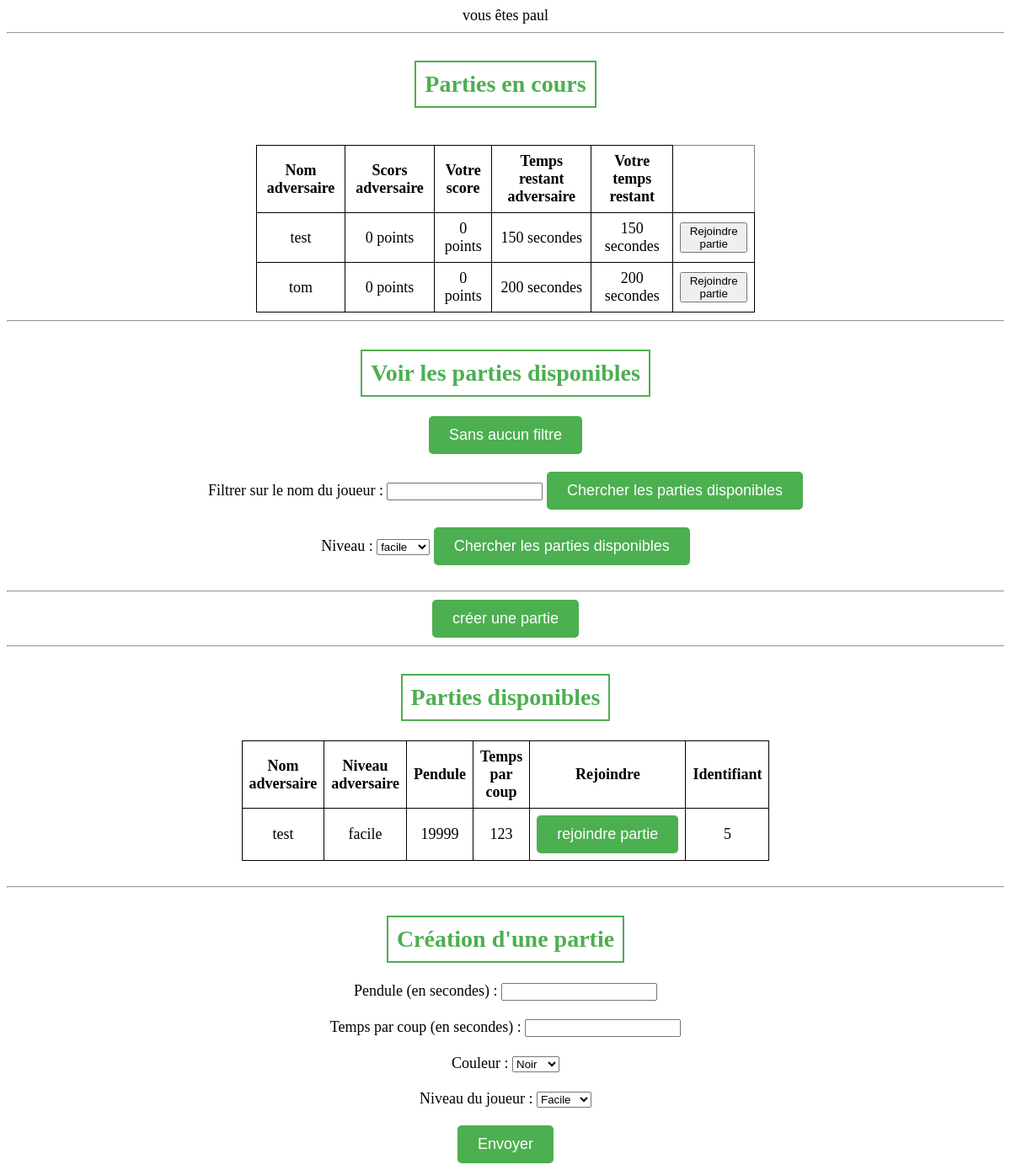
The app's page /main.php (signed in) with its own data.
### tables this page shows
CREATE TABLE `partie` (
  `id_partie` int(11) NOT NULL,
  `joueur_1` int(11) DEFAULT NULL,
  `joueur_2` int(11) DEFAULT NULL,
  `statut` varchar(32) DEFAULT 'En attente',
  `pendule_j1` int(11) DEFAULT NULL,
  `pendule_j2` int(11) DEFAULT NULL,
  `temps_coup` int(11) DEFAULT NULL,
  `niveau` varchar(32) DEFAULT NULL,
  `point_1` int(11) DEFAULT NULL,
  `point_2` int(11) DEFAULT NULL,
  `id_vainqueur` int(11) DEFAULT NULL,
  `joueur_dont_c_est_le_tour` int(11) DEFAULT NULL,
  `etat_echiquier` text DEFAULT NULL,
  `propose_null` int(11) DEFAULT NULL
);

CREATE TABLE `clients` (
  `id_client` int(11) NOT NULL,
  `nom` varchar(100) DEFAULT NULL,
  `email` varchar(200) DEFAULT NULL,
  `mdp` varchar(30) DEFAULT NULL,
  `elo` int(11) DEFAULT NULL
);

### main.php (the view, shortened to what this page needs)
<!DOCTYPE html>
<html lang="fr">
<head>
    <link rel="stylesheet" href="style_main_php.css">
</head>
<body>
    <?php
    $id_client = $_SESSION['id_client'];
    $email = $_SESSION['email'];
    echo "vous êtes " . $email . "<br><hr>";
    $conn = new PDO("mysql:host=localhost;dbname=jeu_echec;charset=utf8", "root", "");
    $sql = "SELECT joueur_1, joueur_2, point_1, point_2, pendule_j1, pendule_j2, id_partie FROM Partie WHERE (joueur_1 = $id_client OR joueur_2 = $id_client) AND statut = 'en cours'";
    $result = $conn->query($sql);
    echo '<h2 id="parties_en_cours">Parties en cours</h2><br><br>';
    echo '<table border="1">';
    echo '<tr><th>Nom adversaire</th><th>Scors adversaire</th><th>Votre score</th><th>Temps restant adversaire</th><th>Votre temps restant</th></tr>';
    while ($row = $result->fetch())
    {
        echo '<tr>';
        $adversaire = -1;
        $score_adversaire = -1;
        $score_joueur = -1;
        $penduls_adversaire = -1;
        $pendule_joueur = -1;
        $id_partie = $row['id_partie'];
        if($id_client == $row['joueur_1'])
        {
            $adversaire = $row['joueur_2'];
            $score_adversaire = $row['point_2'];
            $score_joueur = $row['point_1'];
            $penduls_adversaire = $row['pendule_j2'];
            $pendule_joueur = $row['pendule_j1'];
        }
        else
        {
            $adversaire = $row['joueur_1'];
            $score_adversaire = $row['point_1'];
            $score_joueur = $row['point_2'];
            $penduls_adversaire = $row['pendule_j1'];
            $pendule_joueur = $row['pendule_j2'];
        }
        $sql = "SELECT nom FROM Clients WHERE id_client = '$adversaire'";
        $nom_adversaire = $conn->query($sql)->fetch()['nom'];;
        echo '<td>' . $nom_adversaire . '</td>';
        echo '<td>' . $score_adversaire . "  points" . '</td>';
        echo '<td>' . $score_joueur . "  points" . '</td>';
        echo '<td>' . $penduls_adversaire . "  secondes" . '</td>';
        echo '<td>' . $pendule_joueur . "  secondes" . '</td>';
        echo '<td><a href="jouer_partie.php?id_partie=' . $id_partie . '&id_client=' . $id_client . '"><button>Rejoindre partie</button></a></td>';
        echo '</tr>';
    }
    echo '</table>';
    echo "<hr>";
    echo "<h2> Voir les parties disponibles</h2>";
    $sql = "
    SELECT partie.id_partie, clients.nom, partie.niveau, partie.pendule_j1, partie.temps_coup
    FROM partie INNER JOIN clients
    ON (clients.id_client = partie.joueur_1 OR clients.id_client = partie.joueur_2)
    WHERE statut = 'En attente' AND clients.id_client <> '$id_client'";
    $parties_disponibles = $conn->query($sql);
    echo '
    <form method="post">
        <input type="submit" name = "afficher_parties_seulement" value="Sans aucun filtre"><br><br>
    </form>';
    echo
    '<form method="post">
        <label for="nom_joueur">Filtrer sur le nom du joueur :</label>
        <input type="text" id="nom_joueur" name="nom_joueur" required>
        <input type="submit" name="afficher_parties_nom_adversaire" value="Chercher les parties disponibles"><br><br>
    </form>';
    echo
    '<form method="post">
    <label for="niveau">Niveau :</label>
    <select id="niveau" name="niveau">
        <option value="facile">facile</option>
        <option value="moyen">moyen</option>
        <option value="difficile">difficile</option>
    </select>
        <input type="submit" name="afficher_parties_niveau_adversaire" value="Chercher les parties disponibles"><br><br>
    </form>';
    echo '<hr>';
    echo
    '<form method="post">
        <input type="submit" name="creer_partie" value="créer une partie">
    </form>';
    echo '<hr>';
    echo '<h2 id = "parties_disponibles">Parties disponibles</h2>';
    echo '<table>';
    echo '
    <tr>
        <th>Nom adversaire</th>
        <th>Niveau adversaire</th>
        <th>Pendule</th>
        <th>Temps par coup</th>
        <th>Rejoindre</th>
        <th>Identifiant</th>
    </tr>';
    while ($row = $parties_disponibles->fetch())
    {
        echo '<tr>';
        echo '<td>' . $row['nom'] . '</td>';
        echo '<td>' . $row['niveau'] . '</td>';
        echo '<td>' . $row['pendule_j1'] . '</td>';
        echo '<td>' . $row['temps_coup'] . '</td>';
        echo
            '<td>' .
                '<form method="post">' .
                    '<input type="hidden" name="partie_id" value="' . $row['id_partie'] . '">' .
                    '<input type="submit" name="rejoindre_partie" value="rejoindre partie">' .
                '</form>' .
            '</td>';
        echo '<td>' . $row['id_partie'] . '</td>';
        echo '</tr>';
    }
    echo '</table> <br>';
    echo "<hr>";
    echo '<h2 id="creer_partie">Création d\'une partie</h2>';
    echo '
    <form action="creation_partie.php" method="post">
        <label for="pendule">Pendule (en secondes) :</label>
        <input type="number" id="pendule" name="pendule" required><br><br>
        <label for="temps_par_coup">Temps par coup (en secondes) :</label>
        <input type="number" id="temps_par_coup" name="temps_par_coup" required><br><br>
        <label for="couleur">Couleur :</label>
        <select id="couleur" name="couleur">
            <option value="noir">Noir</option>
            <option value="blanc">Blanc</option>
        </select><br><br>
        <label for="niveau">Niveau du joueur :</label>
        <select id="niveau" name="niveau" required>
            <option value="facile">Facile</option>
            <option value="moyen">Moyen</option>
            <option value="difficile">Difficile</option>
        </select><br><br>
        <input type="submit" value="Envoyer">
    </form>';
    ?>
</body>
</html>

### style_main_php.css (style rules this page uses)
body { text-align: center; font-size: 18px; }
table { border-collapse: collapse; margin: auto; width: 50%; }
th, td { border: 1px solid black; padding: 8px; }
input[type="submit"] { background-color: #4CAF50; color: white; padding: 12px 24px; border: none; cursor: pointer; border-radius: 5px; font-size: 18px; }
h2 { font-size: 28px; color: #4CAF50; border: 2px solid #4CAF50; padding: 10px; display: inline-block; }

### records on screen
partie: joueur_1.nom "test", point_1 "0", point_2 "0", pendule_j1 "150", pendule_j2 "150"
partie: joueur_1.nom "tom", point_1 "0", point_2 "0", pendule_j1 "200", pendule_j2 "200"
partie: joueur_1.nom "test", niveau "facile", pendule_j1 "19999", temps_coup "123", id_partie "5"

### other values on screen
$email "paul"
